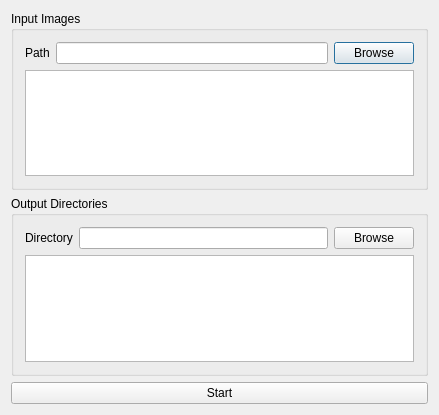
<?xml version="1.0" encoding="UTF-8"?>
<ui version="4.0">
 <class>MainDialog</class>
 <widget class="QDialog" name="MainDialog">
  <property name="geometry">
   <rect>
    <x>0</x>
    <y>0</y>
    <width>439</width>
    <height>415</height>
   </rect>
  </property>
  <property name="windowTitle">
   <string>MainDialog</string>
  </property>
  <layout class="QVBoxLayout" name="verticalLayout_3">
   <item>
    <widget class="QGroupBox" name="groupBox">
     <property name="title">
      <string>Input Images</string>
     </property>
     <layout class="QVBoxLayout" name="verticalLayout">
      <item>
       <layout class="QHBoxLayout" name="horizontalLayout">
        <item>
         <widget class="QLabel" name="label">
          <property name="text">
           <string>Path</string>
          </property>
         </widget>
        </item>
        <item>
         <widget class="QLineEdit" name="lineEditInput">
          <property name="readOnly">
           <bool>true</bool>
          </property>
         </widget>
        </item>
        <item>
         <widget class="QPushButton" name="pushButtonInputBrowse">
          <property name="text">
           <string>Browse</string>
          </property>
         </widget>
        </item>
       </layout>
      </item>
      <item>
       <widget class="QListView" name="listViewInput"/>
      </item>
     </layout>
    </widget>
   </item>
   <item>
    <widget class="QGroupBox" name="groupBox_2">
     <property name="title">
      <string>Output Directories</string>
     </property>
     <layout class="QVBoxLayout" name="verticalLayout_2">
      <item>
       <layout class="QHBoxLayout" name="horizontalLayout_2">
        <item>
         <widget class="QLabel" name="label_2">
          <property name="text">
           <string>Directory</string>
          </property>
         </widget>
        </item>
        <item>
         <widget class="QLineEdit" name="lineEditOutput"/>
        </item>
        <item>
         <widget class="QPushButton" name="pushButtonOutputBrowse">
          <property name="text">
           <string>Browse</string>
          </property>
         </widget>
        </item>
       </layout>
      </item>
      <item>
       <widget class="QListView" name="listViewOutput"/>
      </item>
     </layout>
    </widget>
   </item>
   <item>
    <widget class="QPushButton" name="pushButtonStart">
     <property name="text">
      <string>Start</string>
     </property>
    </widget>
   </item>
  </layout>
 </widget>
 <layoutdefault spacing="6" margin="11"/>
 <resources/>
 <connections/>
</ui>
